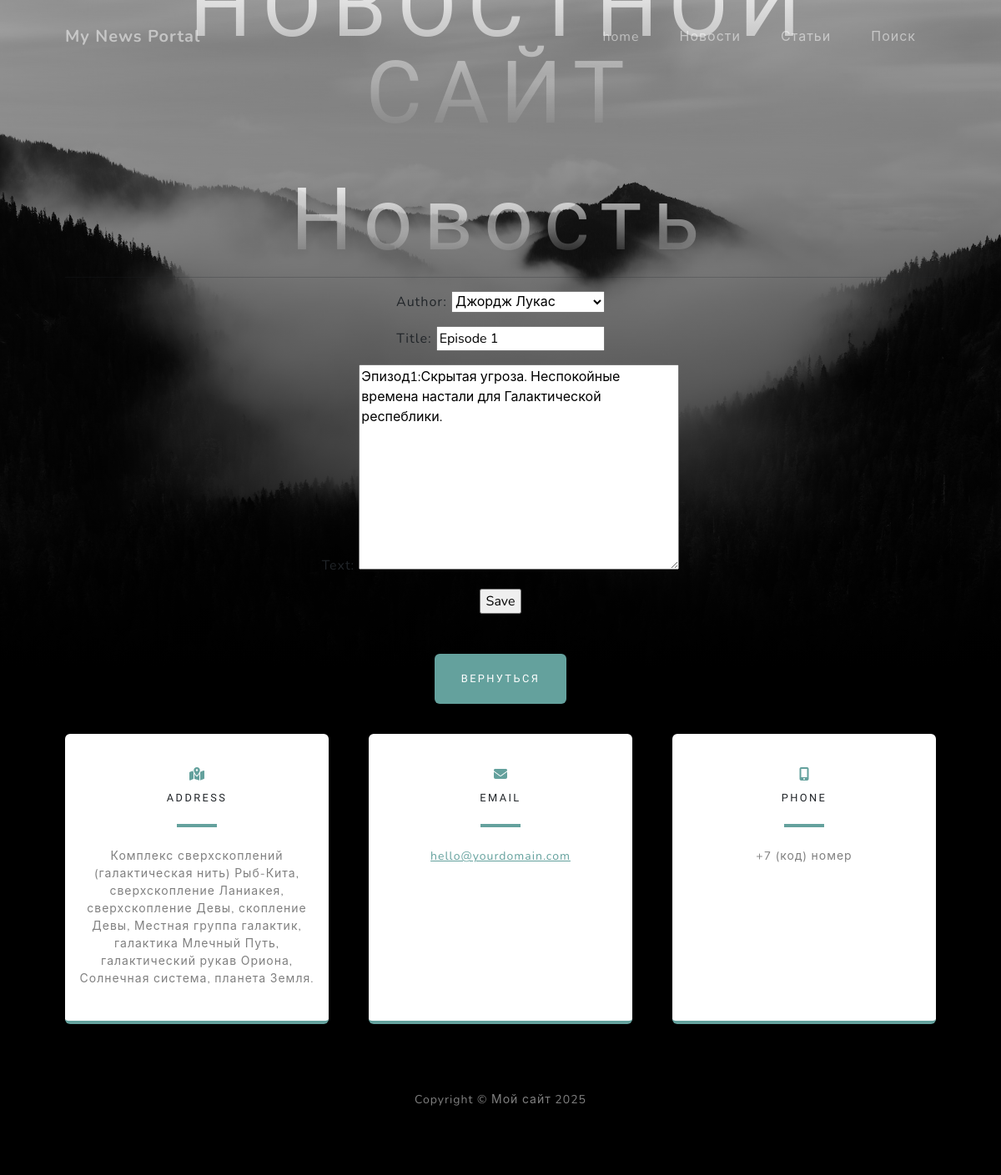
The app's page /news/1/update/ with its own data.
### My_News_Portal/models.py (models this page shows, shortened)
class Post(models.Model):
    author = models.ForeignKey(Author, on_delete=models.CASCADE)
    NEWS = 'NW'
    ARTICLE = 'AR'
    CATEGORY = (
        (NEWS, 'Новость'),
        (ARTICLE, 'Статья'),
    )
    categoryType = models.CharField(max_length=2, choices=CATEGORY, default=NEWS)
    dateCreation = models.DateTimeField(auto_now_add=True)
    postCategory = models.ManyToManyField(Category, through='PostCategory')
    title = models.CharField(max_length=255)
    text = models.TextField()
    rating = models.IntegerField(default=0)

### My_News_Portal/views.py (the view)
# urls.py: path('news/<int:pk>/update/', NewsUpdate.as_view(), name='news_update'),
class NewsUpdate(UpdateView):
    form_class = PostForm
    model = Post
    template_name = 'news_edit.html'

### My_News_Portal/forms.py
class PostForm(forms.ModelForm):
    class Meta:
        model = Post
        fields = [
            'author',
            'title',
            'text',
        ]

### My_News_Portal/models.py (called while the page is built)
    def __str__(self):
        return self.authorUser.username

### templates/news_edit.html (shortened to what this page needs)
{% extends 'flatpages/default.html' %}
{% block content %}
<h1>Новость</h1>
<hr>
<form action="" method="post">
    {{ form.as_p }}
    <input type="submit" value="Save" />
</form>
{% endblock content %}

### records on screen
Post: author "Джордж Лукас", title "Episode 1", text "Эпизод1:Скрытая угроза. Неспокойные времена настали для Галактической респеблики."
